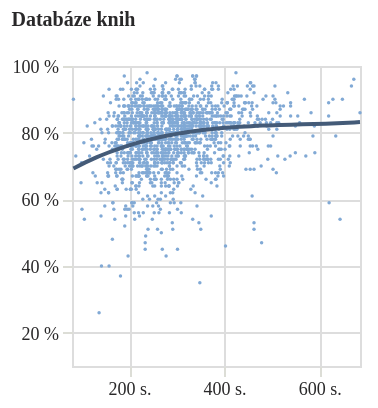

This figure's notebook cell:
### Code cell
dk_scatter = alt.Chart(
    alt_friendly(df_dk_graf), title=alt.Title("Databáze knih", fontSize=10),
    width=kredity['sirka'] / 2.5, height=150
).mark_point(size=3, filled=True, color='#81A9D5', opacity=1).encode(
    alt.X("stran:Q", axis=alt.Axis(tickCount=3, labelExpr="datum.label + ' s.'", ), scale=alt.Scale(domainMin=80)),
    alt.Y("DK_rating:Q", scale=alt.Scale(domainMin=10,domainMax=100))
)

# Add regression line
dk_regression = alt.Chart(
    alt_friendly(df_dk_graf)
).transform_regression(
    'stran', 'DK_rating',method="poly"
).mark_line(color='#445B78').encode(
    alt.X("stran:Q", title=None, axis=alt.Axis(domainOpacity=0, tickColor='#DCDDD6', tickCount=3, labelExpr="datum.label + ' s.'", ), scale=alt.Scale(domainMin=80)),
    alt.Y("DK_rating:Q", title=None, axis=alt.Axis(labelExpr="datum.label + ' %'", format='d', domainOpacity=0, tickColor='#DCDDD6'), scale=alt.Scale(domainMin=1))
)

# Combine the plots
dk_final_chart = (dk_scatter + dk_regression)

dk_final_chart

### Figure 1 — Vega-Lite specification as saved in the notebook (floating-point values rounded to 4 significant figures; data arrays with more than 128 entries replaced by an {"elided": "..."} marker saying what was removed)
{"config": {"title": {"font": "Noticia Text", "fontSize": 11.5, "anchor": "start", "lineHeight": 19, "fontWeight": "bolder", "subtitleFont": "Noticia Text", "subtitleFontSize": 10, "subtitleLineHeight": 15, "subtitlePadding": 10, "dy": -10, "color": "#292829", "subtitleColor": "#292829"}, "axis": {"labelFont": "Asap", "titleFont": "Asap", "fontWeight": "lighter", "titleFontWeight": "lighter", "labelFontSize": 9, "titleFontSize": 9, "labelPadding": 2, "titlePadding": 9, "domainOpacity": 0, "tickColor": "#DCDDD6", "labelColor": "#292829"}, "legend": {"labelFont": "Asap", "labelFontWeight": "normal", "titleFont": "Asap", "titleFontWeight": "normal", "labelFontSize": 9, "titleFontSize": 9, "labelColor": "#292829"}}, "layer": [{"data": {"name": "data-e4ff183a5f243958a52793bdf6625bcf"}, "mark": {"type": "point", "color": "#81A9D5", "filled": true, "opacity": 1, "size": 3}, "encoding": {"x": {"axis": {"labelExpr": "datum.label + ' s.'", "tickCount": 3}, "field": "stran", "scale": {"domainMin": 80}, "type": "quantitative"}, "y": {"field": "DK_rating", "scale": {"domainMax": 100, "domainMin": 10}, "type": "quantitative"}}, "title": {"text": "Databáze knih", "fontSize": 10}}, {"data": {"name": "data-e4ff183a5f243958a52793bdf6625bcf"}, "mark": {"type": "line", "color": "#445B78"}, "encoding": {"x": {"axis": {"domainOpacity": 0, "labelExpr": "datum.label + ' s.'", "tickColor": "#DCDDD6", "tickCount": 3}, "field": "stran", "scale": {"domainMin": 80}, "title": null, "type": "quantitative"}, "y": {"axis": {"domainOpacity": 0, "format": "d", "labelExpr": "datum.label + ' %'", "tickColor": "#DCDDD6"}, "field": "DK_rating", "scale": {"domainMin": 1}, "title": null, "type": "quantitative"}}, "transform": [{"on": "stran", "regression": "DK_rating", "method": "poly"}]}], "height": 150, "width": 144.0, "$schema": "https://vega.github.io/schema/vega-lite/v5.8.0.json", "datasets": {"data-e4ff183a5f243958a52793bdf6625bcf": {"elided": "1485 records"}}}
